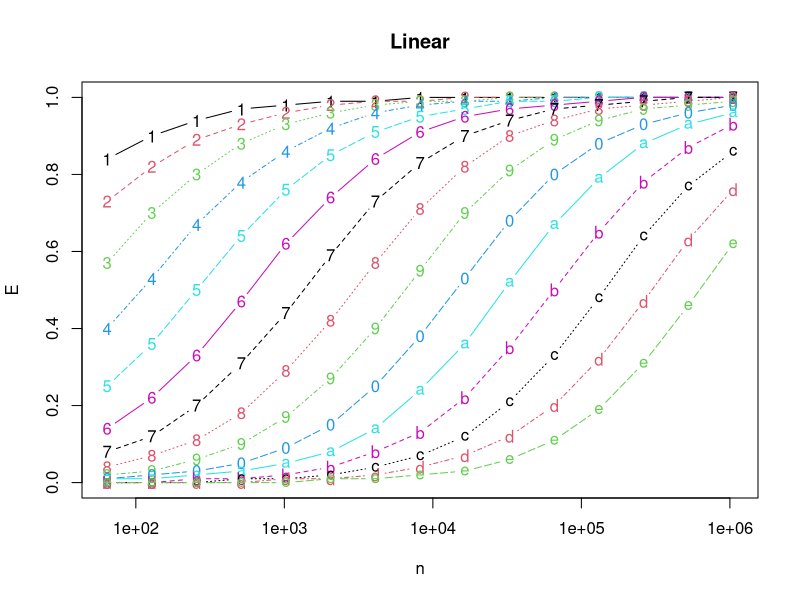
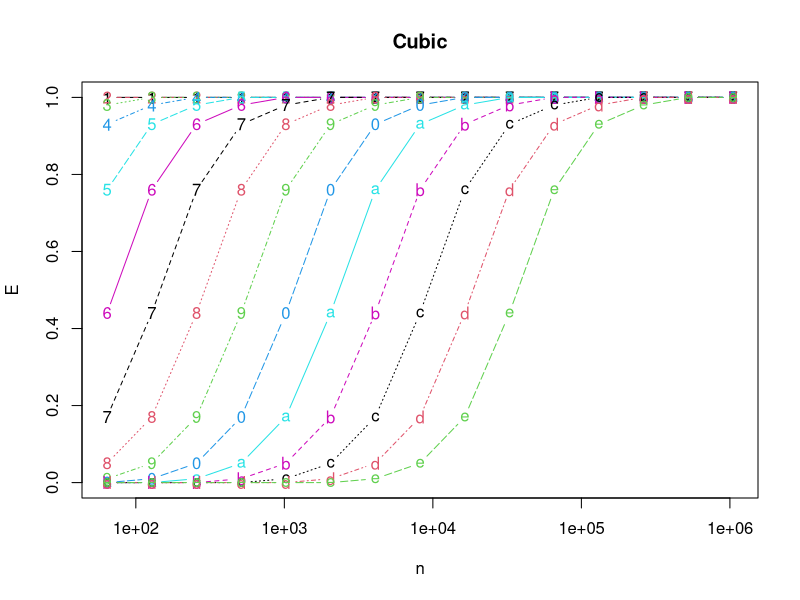
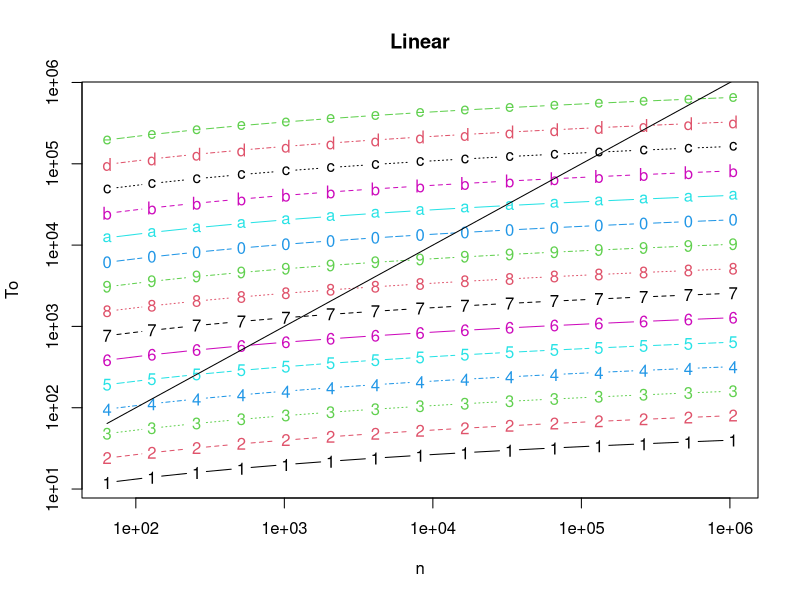
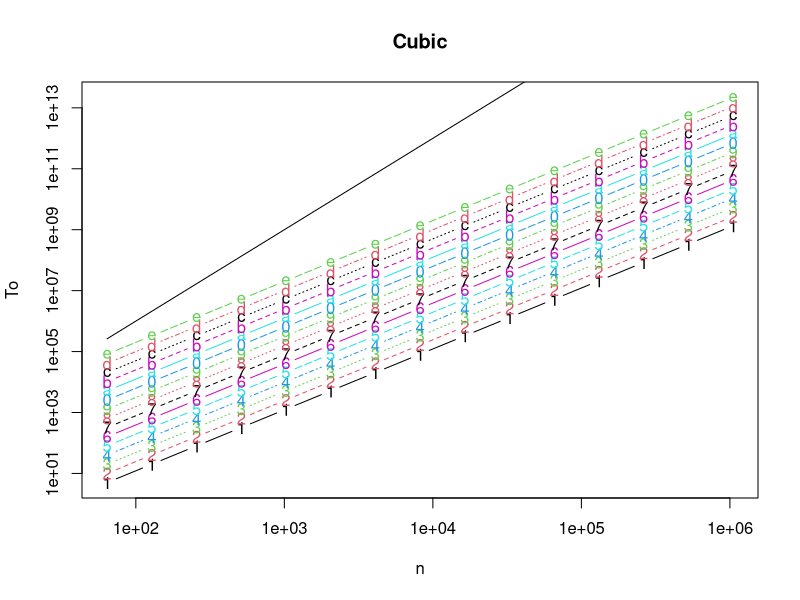

Source code (R) for these figures, in order:
# scaling equation of efficiency

p <- 2^(0:14)
n <- 2^(6:20)

computeEff <- function(p) {
	Ts <- n
	Tp <-  n/p + (2 * log2(n))
	To <- p*Tp - Ts
	E <- round(1 / (1 + To / Ts), digits=2)
}

computeEff2 <- function(p) {
        Ts <- n^3
        Tp <-  n^3/p + (5 * p * n)
        To <- p*Tp - Ts
        E <- round(1 / (1 + To / Ts), digits=2)
}

computeOhead <- function(p) {
	Ts <- n
	Tp <-  n/p + (2 * log2(n))
	To <- round(p*Tp - Ts, digits=2)
	To <- p*Tp - Ts
}

computeOhead2 <- function(n) {
        Ts <- n^3
        Tp <-  n^3/p + (5 * p * n)
        To <- round(p*Tp - Ts, digits=2)
}

computeS <- function(p, n) {
	Ts <- n
	Tp <- n/p + 2*p
	S <- Ts / Tp
}

#### plotting the efficiency
m <- sapply(p, FUN=computeEff)
rownames(m) <- n
colnames(m) <- p
matplot(main="Linear", rownames(m), m, ylab="E", xlab="n", type="b", log="x")

x11()
m <- sapply(p, FUN=computeEff2)
rownames(m) <- n
colnames(m) <- p
matplot(main="Cubic", rownames(m), m, ylab="E", xlab="n", type="b", log="x")

#### plotting the overhead
x11()
m <- sapply(p, FUN=computeOhead)
rownames(m) <- n
colnames(m) <- p
# print(m)
matplot(main="Linear", rownames(m), m, xlab="n", ylab="To", type="b", log="xy")
lines (n, n)

x11()
m <- sapply(p, FUN=computeOhead2)
rownames(m) <- n
colnames(m) <- p
matplot(main="Cubic", rownames(m), m, xlab="n", ylab="To", type="b", log="xy")
lines (n, n^3)


